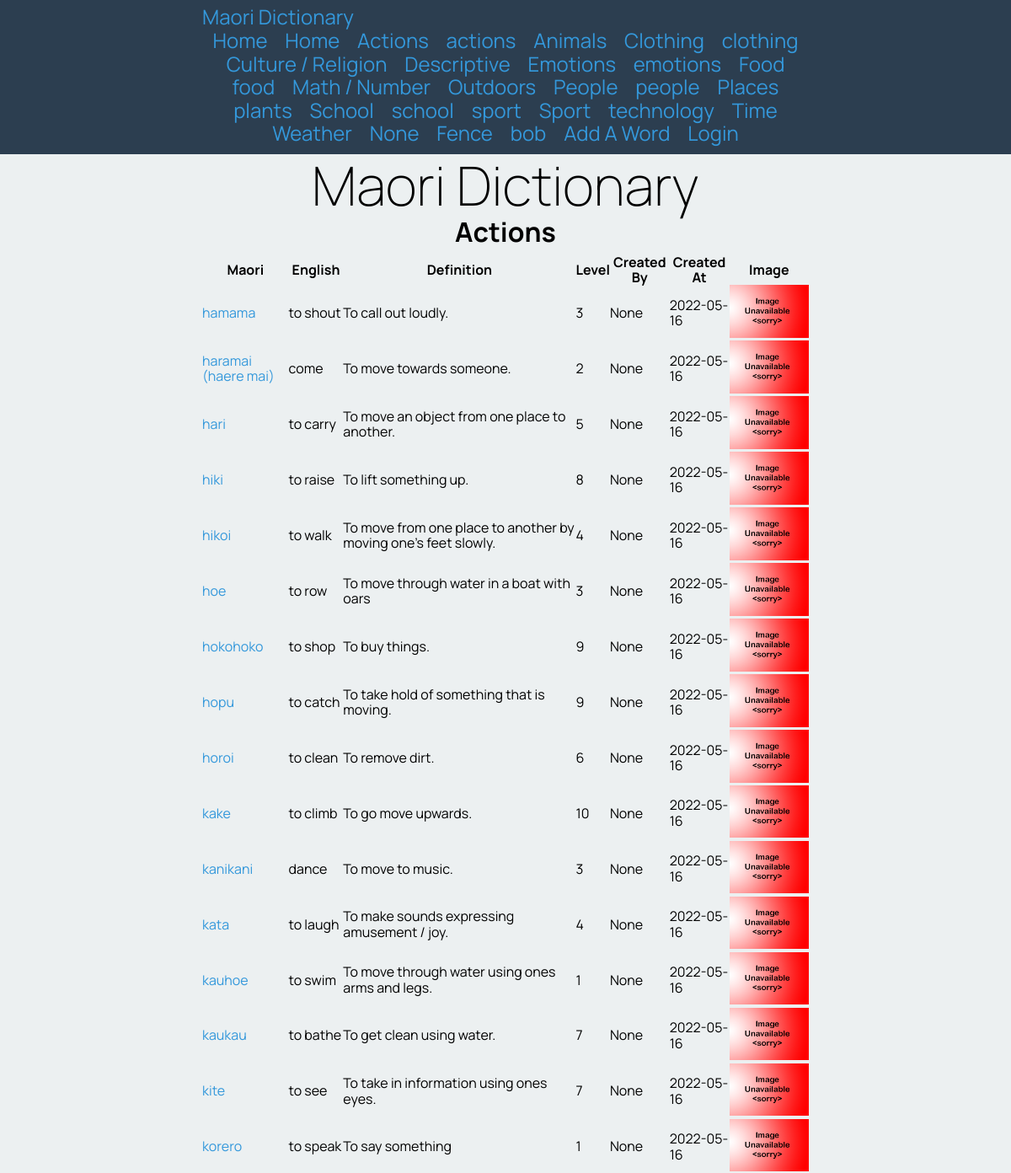
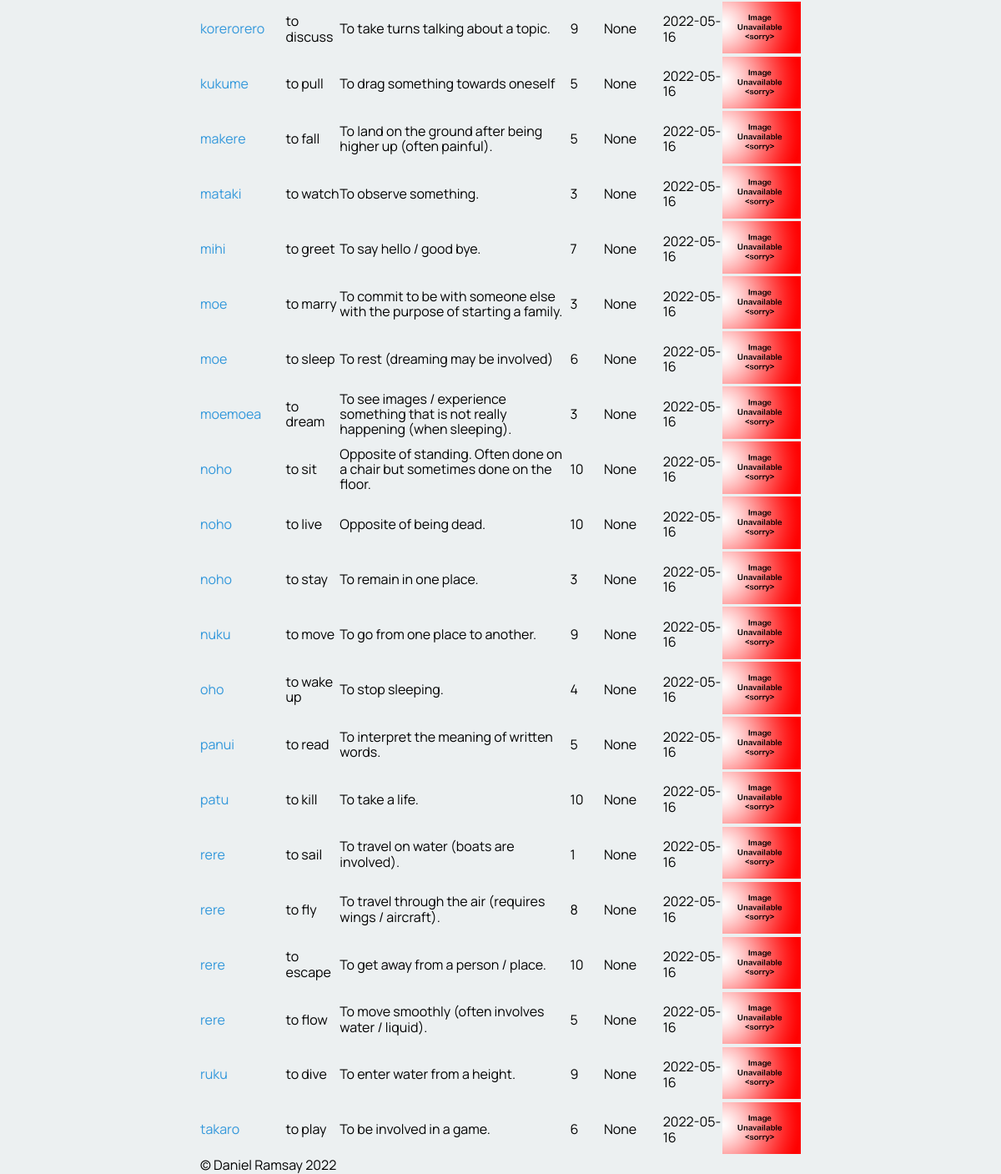
Page /category/Actions on the committed database (2 pictures, top to bottom).
### tables this page shows
CREATE TABLE "maori_words"
(
    id           integer
        primary key autoincrement,
    english_name char(60),
    created_by   char(60),
    created_at   datetime,
    maori_name   char(60),
    category     varchar(60),
    level        integer
, definition varchar(120), image_filename varchar(120));

### app.py (the view)
@app.route('/category/<category_name>')
def site_category(category_name):
    query = "SELECT maori_name, english_name, definition, level, created_by, created_at, image_filename \
            FROM maori_words WHERE category = ?"
    con = create_connection(DATABASE)
    cur = con.cursor()
    cur.execute(query, (category_name,))
    maori_names = cur.fetchall()
    con.close()
    print(maori_names)
    return render_template("category.html", logged_in=is_logged_in(), categories=get_categories(), category_name=category_name, maori_names=maori_names)

### app.py (called while the page is built)
def create_connection(db_file):
    try:
        connection = sqlite3.connect(db_file)
        return connection
    except Error as e:
        print(e)
    return None

def is_logged_in():
    if session.get("email") is None:
        print("not logged in")
        return False
    else:
        print("logged in")
        return True

def get_categories():
    query = "SELECT distinct category FROM maori_words"
    con = create_connection(DATABASE)
    cur = con.cursor()
    cur.execute(query)
    category_list = cur.fetchall()
    con.close()
    print(category_list)
    return category_list

### templates/category.html
{% extends 'base.html' %}
{% block pageheading %}
{{category_name}}
{% endblock %}
{% block main %}
<table>
    <tr>
        <th>Maori</th>
        <th>English</th>
        <th>Definition</th>
        <th>Level</th>
        <th>Created By</th>
        <th>Created At</th>
        <th>Image</th>
        </tr>
        <tbody>
            {% for maori_name in maori_names %}
                <tr>
                    <td><a href='/category/{{ category_name }}/{{ maori_name[0] }}'>{{ maori_name[0] }}</a></td>
                    <td>{{ maori_name[1] }}</td>
                    <td>{{ maori_name[2] }}</td>
                    <td>{{ maori_name[3] }}</td>
                    <td>{{ maori_name[4] }}</td>
                    <td>{{ maori_name[5] }}</td>
                    {% if maori_name[6] %}
                        <td><img src='/static/images/{{maori_name[6]}}'></td>
                    {% else %}
                        <td><img src='/static/images/noimage.png'></td>
                    {% endif %}
                </tr>
            {% endfor %}
        </tbody>
    </table>
{% endblock %}

### static/clean_view.css (style rules this page uses)
* { font-family: 'Manrope', sans-serif; padding: 0; margin: 0; box-sizing: border-box; }
body { background-color: rgba(236, 240, 241, 1.0); }
img { max-width: 100%; }
a, a:visited { color: rgba(52, 152, 219, 1.0); text-decoration: none; }
table { border-collapse: collapse; }

### rows in the picture
maori_words: maori_name "hamama", english_name "to shout", definition "To call out loudly.", level "3", maori_name "None", created_at "2022-05-16"
maori_words: maori_name "haramai (haere mai)", english_name "come", definition "To move towards someone.", level "2", maori_name "None", created_at "2022-05-16"
maori_words: maori_name "hari", english_name "to carry", definition "To move an object from one place to another.", level "5", maori_name "None", created_at "2022-05-16"
maori_words: maori_name "hiki", english_name "to raise", definition "To lift something up.", level "8", maori_name "None", created_at "2022-05-16"
maori_words: maori_name "hikoi", english_name "to walk", definition "To move from one place to another by moving one's feet slowly.", level "4", maori_name "None", created_at "2022-05-16"
maori_words: maori_name "hoe", english_name "to row", definition "To move through water in a boat with oars", level "3", maori_name "None", created_at "2022-05-16"
maori_words: maori_name "hokohoko", english_name "to shop", definition "To buy things.", level "9", maori_name "None", created_at "2022-05-16"
maori_words: maori_name "hopu", english_name "to catch", definition "To take hold of something that is moving.", level "9", maori_name "None", created_at "2022-05-16"
maori_words: maori_name "horoi", english_name "to clean", definition "To remove dirt.", level "6", maori_name "None", created_at "2022-05-16"
maori_words: maori_name "kake", english_name "to climb", definition "To go move upwards.", level "10", maori_name "None", created_at "2022-05-16"
maori_words: maori_name "kanikani", english_name "dance", definition "To move to music.", level "3", maori_name "None", created_at "2022-05-16"
maori_words: maori_name "kata", english_name "to laugh", definition "To make sounds expressing amusement / joy.", level "4", maori_name "None", created_at "2022-05-16"
maori_words: maori_name "kauhoe", english_name "to swim", definition "To move through water using ones arms and legs.", level "1", maori_name "None", created_at "2022-05-16"
maori_words: maori_name "kaukau", english_name "to bathe", definition "To get clean using water.", level "7", maori_name "None", created_at "2022-05-16"
maori_words: maori_name "kite", english_name "to see", definition "To take in information using ones eyes.", level "7", maori_name "None", created_at "2022-05-16"
maori_words: maori_name "korero", english_name "to speak", definition "To say something", level "1", maori_name "None", created_at "2022-05-16"
maori_words: maori_name "korerorero", english_name "to discuss", definition "To take turns talking about a topic.", level "9", maori_name "None", created_at "2022-05-16"
maori_words: maori_name "kukume", english_name "to pull", definition "To drag something towards oneself", level "5", maori_name "None", created_at "2022-05-16"
maori_words: maori_name "makere", english_name "to fall", definition "To land on the ground after being higher up (often painful).", level "5", maori_name "None", created_at "2022-05-16"
maori_words: maori_name "mataki", english_name "to watch", definition "To observe something.", level "3", maori_name "None", created_at "2022-05-16"
maori_words: maori_name "mihi", english_name "to greet", definition "To say hello / good bye.", level "7", maori_name "None", created_at "2022-05-16"
maori_words: maori_name "moe", english_name "to marry", definition "To commit to be with someone else with the purpose of starting a family.", level "3", maori_name "None", created_at "2022-05-16"
maori_words: maori_name "moe", english_name "to sleep", definition "To rest (dreaming may be involved)", level "6", maori_name "None", created_at "2022-05-16"
maori_words: maori_name "moemoea", english_name "to dream", definition "To see images / experience something that is not really happening (when sleeping).", level "3", maori_name "None", created_at "2022-05-16"
maori_words: maori_name "noho", english_name "to sit", definition "Opposite of standing. Often done on a chair but sometimes done on the floor.", level "10", maori_name "None", created_at "2022-05-16"
maori_words: maori_name "noho", english_name "to live", definition "Opposite of being dead.", level "10", maori_name "None", created_at "2022-05-16"
maori_words: maori_name "noho", english_name "to stay", definition "To remain in one place.", level "3", maori_name "None", created_at "2022-05-16"
maori_words: maori_name "nuku", english_name "to move", definition "To go from one place to another.", level "9", maori_name "None", created_at "2022-05-16"
maori_words: maori_name "oho", english_name "to wake up", definition "To stop sleeping.", level "4", maori_name "None", created_at "2022-05-16"
maori_words: maori_name "panui", english_name "to read", definition "To interpret the meaning of written words.", level "5", maori_name "None", created_at "2022-05-16"
maori_words: maori_name "patu", english_name "to kill", definition "To take a life.", level "10", maori_name "None", created_at "2022-05-16"
maori_words: maori_name "rere", english_name "to sail", definition "To travel on water (boats are involved).", level "1", maori_name "None", created_at "2022-05-16"
maori_words: maori_name "rere", english_name "to fly", definition "To travel through the air (requires wings / aircraft).", level "8", maori_name "None", created_at "2022-05-16"
maori_words: maori_name "rere", english_name "to escape", definition "To get away from a person / place.", level "10", maori_name "None", created_at "2022-05-16"
maori_words: maori_name "rere", english_name "to flow", definition "To move smoothly (often involves water / liquid).", level "5", maori_name "None", created_at "2022-05-16"
maori_words: maori_name "ruku", english_name "to dive", definition "To enter water from a height.", level "9", maori_name "None", created_at "2022-05-16"
maori_words: maori_name "takaro", english_name "to play", definition "To be involved in a game.", level "6", maori_name "None", created_at "2022-05-16"

### other values in the picture
{{ category[0] }} "Actions" "actions" "Animals" "Clothing" "clothing" "Culture / Religion" "Descriptive" "Emotions" "emotions" "Food" "food" "Math / Number" "Outdoors" "People" "people" "Places" "plants" "School" "school" "sport" "Sport" "technology" "Time" "Weather" "None" "Fence" "bob"
{{ category_name }} "Actions"
